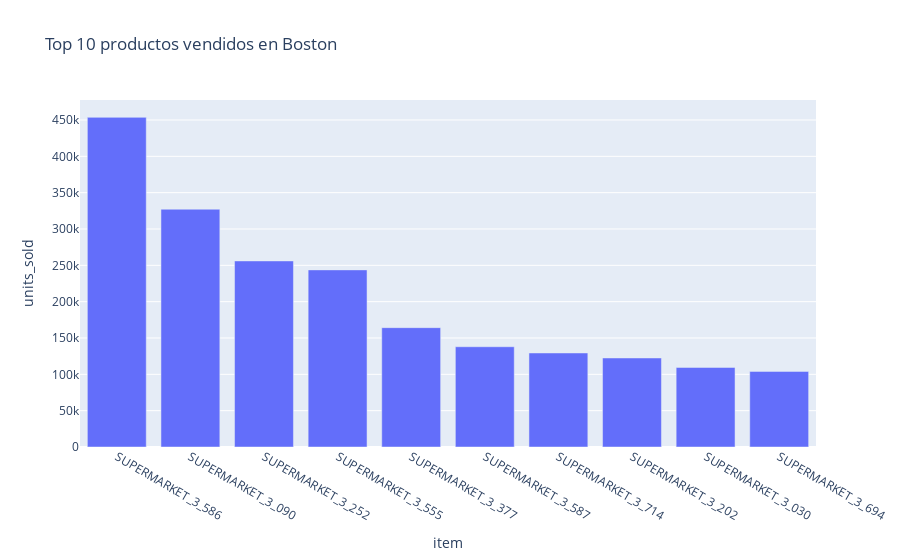
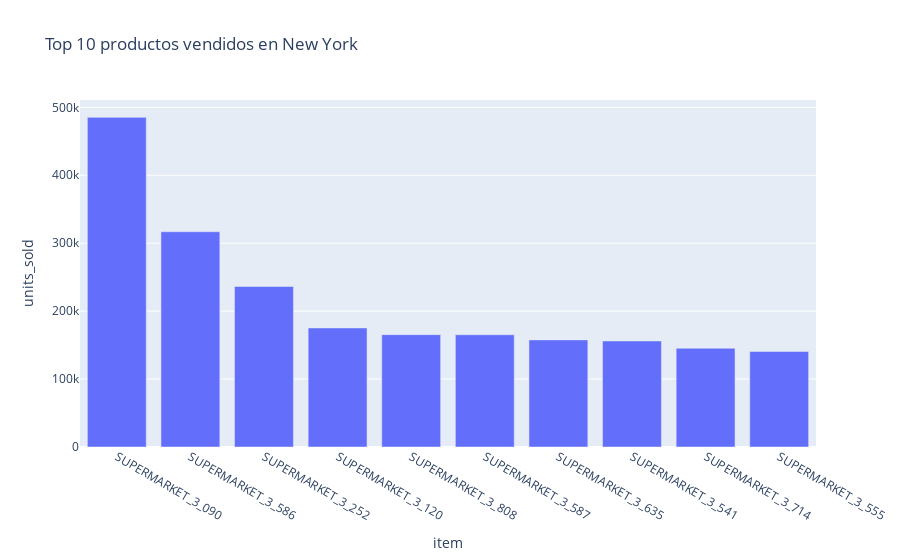
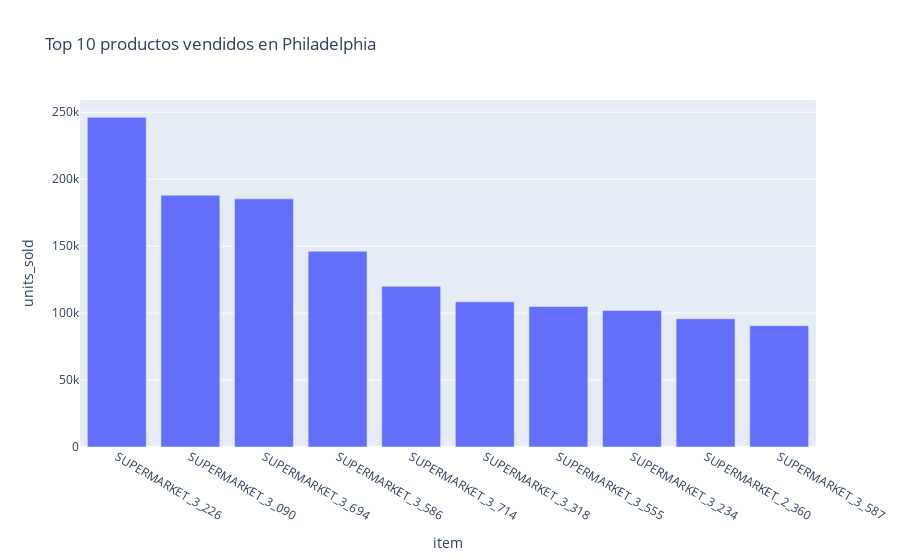

These figures' notebook cell, in order:
### Markdown cell above
Aunque supermarket siempre prevalece

### Code cell
def plot_top10_items_by_region(df):
    df_grouped = df.groupby(['region', 'item']).sum('total_sales').reset_index()

    regions = df['region'].unique()

    for region in regions:
        df_region = df_grouped[df_grouped['region'] == region]

        # Ordena por ventas y toma los 10 productos principales
        df_top10 = df_region.nlargest(10, 'units_sold')

        fig = px.bar(df_top10, x='item', y='units_sold', title=f'Top 10 productos vendidos en {region}')
        fig.show()

plot_top10_items_by_region(df)

### Figure 1 — Plotly figure (JSON) as saved in the notebook; plotly's stock layout.template omitted (floating-point values rounded to 4 significant figures)
{"data": [{"alignmentgroup": "True", "hovertemplate": "item=%{x}<br>units_sold=%{y}<extra></extra>", "legendgroup": "", "marker": {"color": "#636efa", "pattern": {"shape": ""}}, "name": "", "offsetgroup": "", "orientation": "v", "showlegend": false, "textposition": "auto", "type": "bar", "x": ["SUPERMARKET_3_586", "SUPERMARKET_3_090", "SUPERMARKET_3_252", "SUPERMARKET_3_555", "SUPERMARKET_3_377", "SUPERMARKET_3_587", "SUPERMARKET_3_714", "SUPERMARKET_3_202", "SUPERMARKET_3_030", "SUPERMARKET_3_694"], "xaxis": "x", "y": [453635, 327211, 256059, 243738, 164230, 137970, 129383, 122520, 109496, 104031], "yaxis": "y"}], "layout": {"barmode": "relative", "legend": {"tracegroupgap": 0}, "title": {"text": "Top 10 productos vendidos en Boston"}, "xaxis": {"anchor": "y", "domain": [0, 1], "title": {"text": "item"}}, "yaxis": {"anchor": "x", "domain": [0, 1], "title": {"text": "units_sold"}}}}

### Figure 2 — Plotly figure (JSON) as saved in the notebook; plotly's stock layout.template omitted (floating-point values rounded to 4 significant figures)
{"data": [{"alignmentgroup": "True", "hovertemplate": "item=%{x}<br>units_sold=%{y}<extra></extra>", "legendgroup": "", "marker": {"color": "#636efa", "pattern": {"shape": ""}}, "name": "", "offsetgroup": "", "orientation": "v", "showlegend": false, "textposition": "auto", "type": "bar", "x": ["SUPERMARKET_3_090", "SUPERMARKET_3_586", "SUPERMARKET_3_252", "SUPERMARKET_3_120", "SUPERMARKET_3_808", "SUPERMARKET_3_587", "SUPERMARKET_3_635", "SUPERMARKET_3_541", "SUPERMARKET_3_714", "SUPERMARKET_3_555"], "xaxis": "x", "y": [485279, 316849, 236265, 175251, 165401, 165230, 157683, 156129, 145340, 140549], "yaxis": "y"}], "layout": {"barmode": "relative", "legend": {"tracegroupgap": 0}, "title": {"text": "Top 10 productos vendidos en New York"}, "xaxis": {"anchor": "y", "domain": [0, 1], "title": {"text": "item"}}, "yaxis": {"anchor": "x", "domain": [0, 1], "title": {"text": "units_sold"}}}}

### Figure 3 — Plotly figure (JSON) as saved in the notebook; plotly's stock layout.template omitted (floating-point values rounded to 4 significant figures)
{"data": [{"alignmentgroup": "True", "hovertemplate": "item=%{x}<br>units_sold=%{y}<extra></extra>", "legendgroup": "", "marker": {"color": "#636efa", "pattern": {"shape": ""}}, "name": "", "offsetgroup": "", "orientation": "v", "showlegend": false, "textposition": "auto", "type": "bar", "x": ["SUPERMARKET_3_226", "SUPERMARKET_3_090", "SUPERMARKET_3_694", "SUPERMARKET_3_586", "SUPERMARKET_3_714", "SUPERMARKET_3_318", "SUPERMARKET_3_555", "SUPERMARKET_3_234", "SUPERMARKET_2_360", "SUPERMARKET_3_587"], "xaxis": "x", "y": [246151, 187951, 185313, 146148, 119977, 108371, 104931, 101890, 95778, 90606], "yaxis": "y"}], "layout": {"barmode": "relative", "legend": {"tracegroupgap": 0}, "title": {"text": "Top 10 productos vendidos en Philadelphia"}, "xaxis": {"anchor": "y", "domain": [0, 1], "title": {"text": "item"}}, "yaxis": {"anchor": "x", "domain": [0, 1], "title": {"text": "units_sold"}}}}
